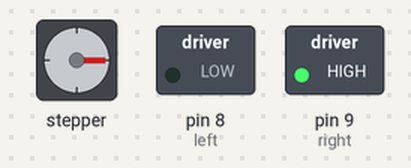
A sketch run on a simulated Arduino Uno, built with avr-gcc and run on an emulated ATmega328P. On the bench: stepper motor, switched loads named in the sketch (green lamp = pin HIGH). Wiring (inferred from the names in the program): stepper motor driver (200 steps per turn assumed): step pin 3; direction pin 2. Pins used as bus, display or sensor lines are not drawn. At 7.8 s the program stops and its outputs stay as they are.

Above: at 1.3 s.
At 4.7 s:
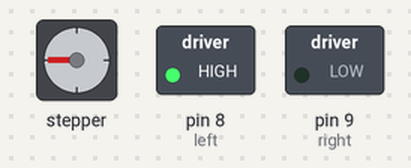
At 6.9 s:
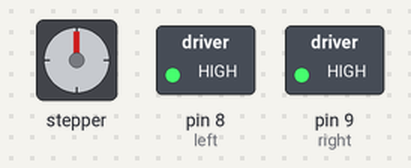
Timing chart, 0 to 8.4 s (numbered marks = the images above):
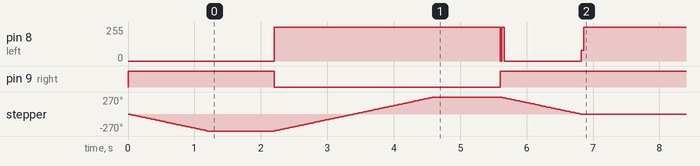

The sketch:

STEP.ino
```cpp
#define STEP_PIN 3   // STEP pininin Arduino'daki numarası
#define DIR_PIN 2    // DIR pininin Arduino'daki numarası
const int right = 9;
const int left = 8;

void setup() {
  pinMode(STEP_PIN, OUTPUT);
  pinMode(DIR_PIN, OUTPUT);
  pinMode(left, OUTPUT);
  pinMode(right, OUTPUT);

}

void loop() {
  unsigned long startTime = millis(); // Başlangıç zamanını al
  while (millis() - startTime < 20000) {


digitalWrite(DIR_PIN, LOW);  // LOW=SAĞ
    for (int i = 0; i < 150; i++) {

      digitalWrite(right, HIGH);
      digitalWrite(left, LOW);
      digitalWrite(STEP_PIN, HIGH);
      delayMicroseconds(4000);  // Adım hızı, ihtiyaca göre ayarlanabilir
      digitalWrite(STEP_PIN, LOW);
      delayMicroseconds(4000);  // Adım hızı, ihtiyaca göre ayarlanabilir
    }

    delay(1000);

   digitalWrite(DIR_PIN, HIGH);  //high=sol
    for (int i = 0; i < 300; i++) {
      digitalWrite(right, LOW);
      digitalWrite(left, HIGH);

      digitalWrite(STEP_PIN, HIGH);
      delayMicroseconds(4000);  // Adım hızı, ihtiyaca göre ayarlanabilir
      digitalWrite(STEP_PIN, LOW);
      delayMicroseconds(4000);  // Adım hızı, ihtiyaca göre ayarlanabilir
    }

    delay(1000);  // Bir saniye bekleme

    digitalWrite(DIR_PIN, LOW);  // LOW=SAĞ
    for (int i = 0; i < 150; i++) {
      digitalWrite(right, HIGH);
      digitalWrite(left, LOW);

      digitalWrite(STEP_PIN, HIGH);
      delayMicroseconds(4000);  // Adım hızı, ihtiyaca göre ayarlanabilir
      digitalWrite(STEP_PIN, LOW);
      delayMicroseconds(4000);  // Adım hızı, ihtiyaca göre ayarlanabilir
      digitalWrite(right,HIGH);
      digitalWrite(left , HIGH);
    }

    delay(1000);

  // 10 saniye sonunda motoru durdur
  while (true) {
    // Motoru durdurmak için hiçbir şey yapma (sonsuz döngü)
  }
  }
}
```

Measured:
- by itself, pin 8 (left): 0/255 → 255/255 at 2.2 s, → 0/255 3.4 s later, → 255/255 1.2 s later
- by itself, pin 9 (right): LOW → HIGH at 0.00 s, → LOW 2.2 s later, → HIGH 3.4 s later
- by itself, stepper: turns 270° counter-clockwise in 1.2 s, then 540° clockwise in 2.4 s, then 270° counter-clockwise in 1.2 s
